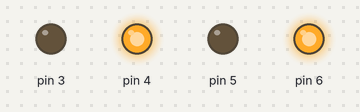
Recording of a sketch running on a simulated Arduino Uno, built with avr-gcc and run on an emulated ATmega328P. On the bench: output pins drawn as LEDs (lit = HIGH).

Above: at 0.5 s.
At 3.5 s:
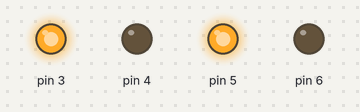
Timing chart, 0 to 4.6 s (numbered marks = the images above):
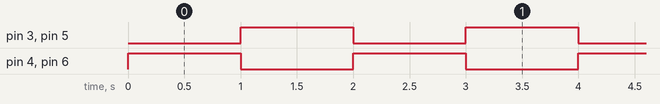

The sketch:

TestMotores.ino
```cpp
//Testeo de motores.
// Pin 6, 7 : MOTOR 1
// Pin 8, 9 : MOTOR 2

 void setup() {

}

void loop() {
    pinMode(3, OUTPUT);
     digitalWrite(3, 0);
    pinMode(4, OUTPUT);
     digitalWrite(4, 1);
    pinMode(5, OUTPUT);
     digitalWrite(5, 0);
    pinMode(6, OUTPUT);
     digitalWrite(6, 1);
    delay(1000);
    pinMode(3, OUTPUT);
     digitalWrite(3, 1);
    pinMode(4, OUTPUT);
     digitalWrite(4, 0);
    pinMode(5, OUTPUT);
     digitalWrite(5, 1);
    pinMode(6, OUTPUT);
     digitalWrite(6, 0);
    delay(1000);

}
```

Measured:
- by itself, pin 3–6: alternates HIGH for 1.0 s and LOW for 1.0 s
